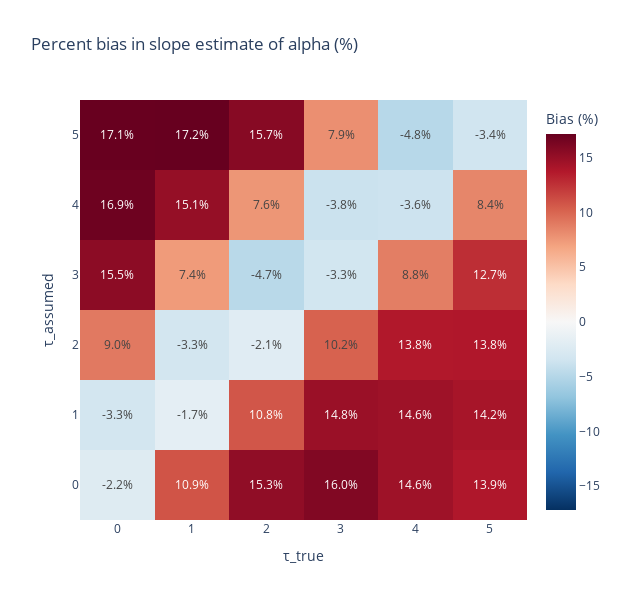

The notebook cell saved with this chart:
### Code cell
fig_wrong_lag_no_confounder.show()

### Figure 1 — Plotly figure (JSON) as saved in the notebook; plotly's stock layout.template omitted (floating-point values rounded to 4 significant figures)
{"data": [{"colorbar": {"title": {"text": "Bias (%)"}}, "colorscale": [[0, "rgb(5,48,97)"], [0.1, "rgb(33,102,172)"], [0.2, "rgb(67,147,195)"], [0.3, "rgb(146,197,222)"], [0.4, "rgb(209,229,240)"], [0.5, "rgb(247,247,247)"], [0.6, "rgb(253,219,199)"], [0.7, "rgb(244,165,130)"], [0.8, "rgb(214,96,77)"], [0.9, "rgb(178,24,43)"], [1, "rgb(103,0,31)"]], "text": [["-2.2%", "10.9%", "15.3%", "16.0%", "14.6%", "13.9%"], ["-3.3%", "-1.7%", "10.8%", "14.8%", "14.6%", "14.2%"], ["9.0%", "-3.3%", "-2.1%", "10.2%", "13.8%", "13.8%"], ["15.5%", "7.4%", "-4.7%", "-3.3%", "8.8%", "12.7%"], ["16.9%", "15.1%", "7.6%", "-3.8%", "-3.6%", "8.4%"], ["17.1%", "17.2%", "15.7%", "7.9%", "-4.8%", "-3.4%"]], "texttemplate": "%{text}", "type": "heatmap", "x": [0, 1, 2, 3, 4, 5], "y": [0, 1, 2, 3, 4, 5], "z": [[-2.223, 10.88, 15.31, 15.97, 14.64, 13.88], [-3.251, -1.682, 10.76, 14.82, 14.63, 14.22], [9.038, -3.287, -2.059, 10.19, 13.77, 13.82], [15.46, 7.37, -4.725, -3.323, 8.833, 12.7], [16.87, 15.07, 7.618, -3.751, -3.649, 8.428], [17.11, 17.17, 15.72, 7.945, -4.85, -3.444]], "zmax": 17.17, "zmin": -17.17}], "layout": {"autosize": true, "height": 600, "title": {"text": "Percent bias in slope estimate of alpha (%)"}, "width": 620, "xaxis": {"title": {"text": "τ_true"}}, "yaxis": {"title": {"text": "τ_assumed"}}}}
